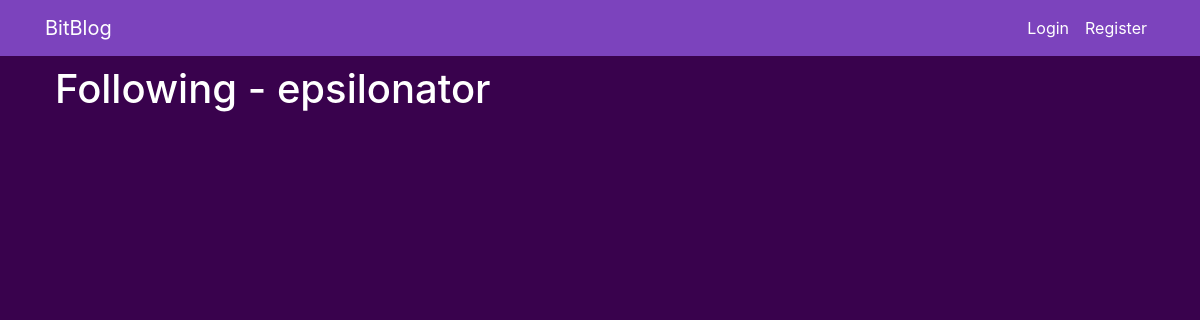
Before: /profile/epsilonator/following/ with the older database file.
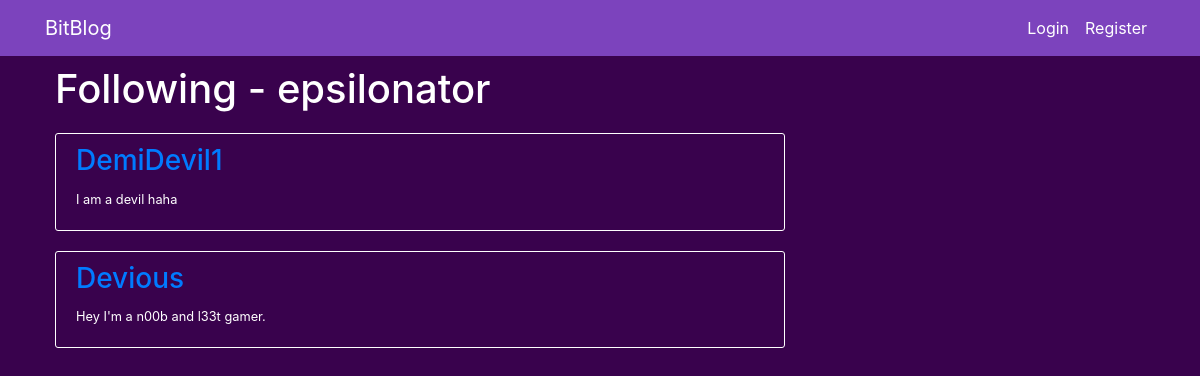
After: the same page with the newer database file.
### blog/models.py (models this page shows)
class Following(models.Model):
	followed = models.ForeignKey(User, related_name = 'followers', on_delete = models.DO_NOTHING)
	follower = models.ForeignKey(User, related_name = 'following', on_delete = models.DO_NOTHING)

class BlogUser(models.Model):
	user = models.OneToOneField(User, on_delete = models.CASCADE)
	desc = models.TextField(max_length = 250, default = "No description")
	hometown = models.CharField(max_length = 200, default = "Not specified")
	birth_date = models.DateField(null = True, blank = True)

### blog/views.py (the view)
# urls.py: path('profile/<str:username>/following/', show_following, name = 'show-following')
def show_following(request, username):
	p_user = User.objects.filter(username = username).first()
	following = p_user.following.all()
	return render(request, 'blog/followlist.html', context = {
		'followlist' : following,
		'header' : 'Following',
		'p_user' : p_user,
		'following' : True
	})

### blog/templates/blog/followlist.html (shortened to what this page needs)
{% extends 'blog/base.html' %}
{% block content %}
	<h1>{{ header }} - {{ p_user.username }}</h1>
	{% if followlist %}
		{% if following %}
			{% for follow in followlist %}
				<div class="content-section">
					<h3>
						<a href="{% url 'profile' follow.followed.username %}">
							{{ follow.followed.username }}
						</a>
					</h3>
					<small>{{ follow.followed.bloguser.desc }}</small>
				</div>
			{% endfor %}
		{% endif %}
	{% endif %}
{% endblock %}

Changed rows visible on the page:
added Following: followed.username "DemiDevil1", followed.bloguser.desc "I am a devil haha"
added Following: followed.username "Devious", followed.bloguser.desc "Hey I'm a n00b and l33t gamer."
